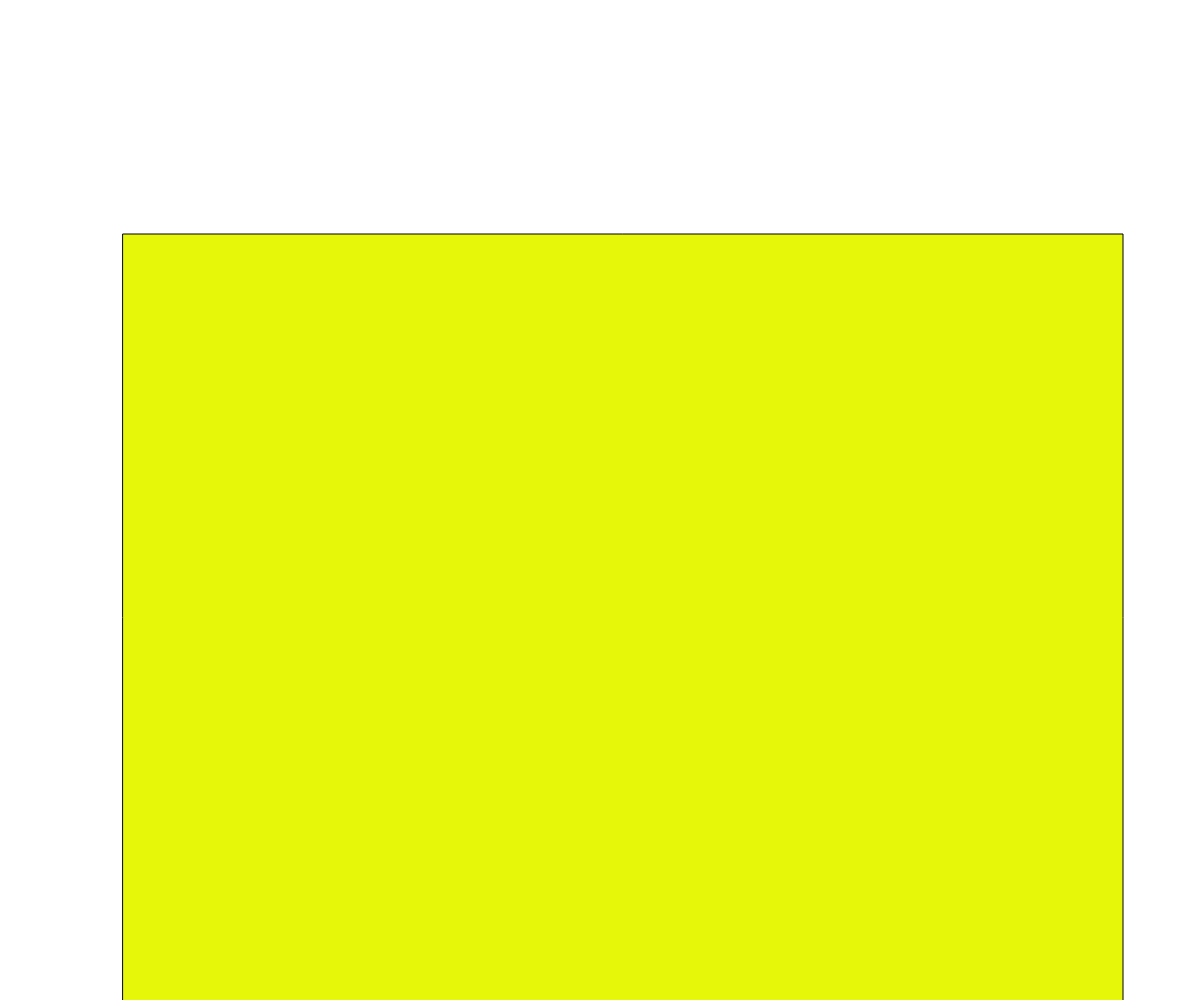
Frame 1 (no input)
Frame 60 (no input): blank canvas, image omitted
Frame 120 (the mouse pressed at the canvas centre since frame 60): blank canvas, image omitted

The p5.js sketch that drew this single still picture (run headless with seeded random() and noise() and a simulated clock; from frame 60 on, the mouse is pressed at the canvas centre):

// p5.js sketch
// ── sketch.js
let boxSize = 1000;
let posX = 123;
let posY = 234;

let vitX = 6;
let vitY = 10;

let r = Math.random() * 255;
let v = Math.random() * 255;
let b = Math.random() * 255;

let growth = -10;
let backgroundFlash = 60;

function setup() {
  createCanvas(windowWidth, windowHeight);
  print(r, v, b);
}

function draw() {

  let bgColor = lerp(backgroundFlash);
  background(bgColor);

  fill(r, v, b);
  square(posX, posY, boxSize);
  noStroke();

  posX += vitX;
  posY += vitY;

  if (posX + boxSize > width || posX < 0) {
    vitX *= -1;
    BounceManager();
  }

  if (posY + boxSize > height || posY < 0) {
    vitY *= -1;
    BounceManager();
  }


  backgroundFlash *= 1; 
}

function BounceManager() {
  r = Math.random() * 255;
  v = Math.random() * 255;
  b = Math.random() * 255;
  boxSize += growth;


  backgroundFlash = 1; 
}
